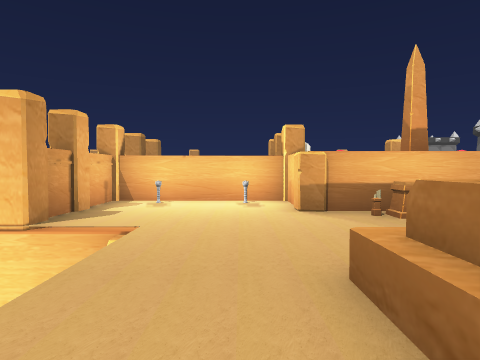
[1] (above)

16 first-person views from a walk through a scene from a Unity 3-D project. The camera is 1.5 m above the floor, tilts 2° down and sees 75° across. The floor is counted in squares, 2 m on a side. Each view is taken from the middle of a square. On the plan, view 1 faces up. The plan holds only what a view shows up to about 10 squares ahead; the rest is blank. The place goes on beyond the plan. The player is left out. Some animated figures are left out. Door leaves are left out, so doorways stand open.

[2]
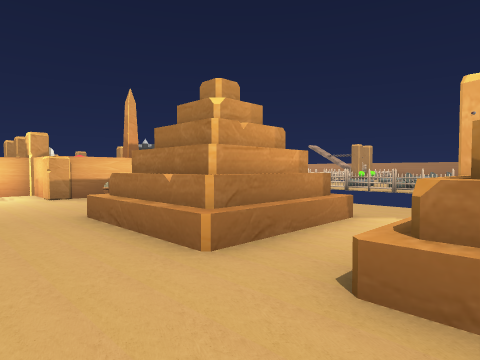

[3]
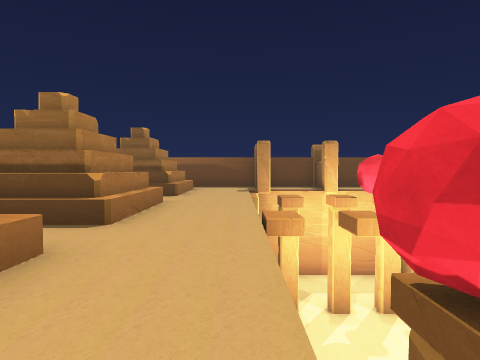

[4]
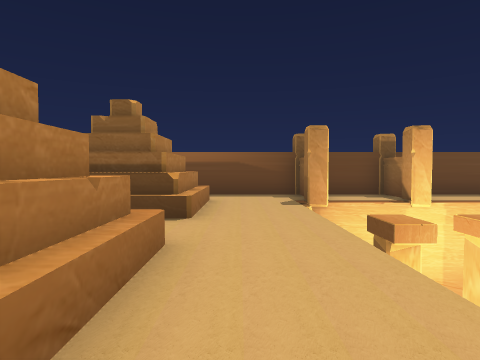

[5]
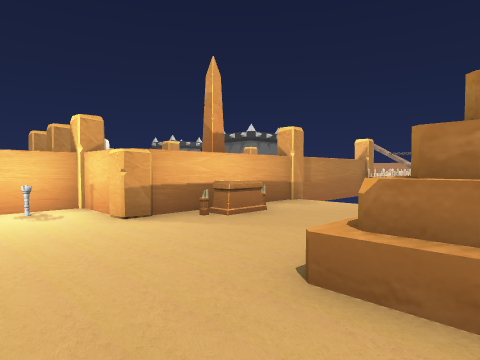

[6]
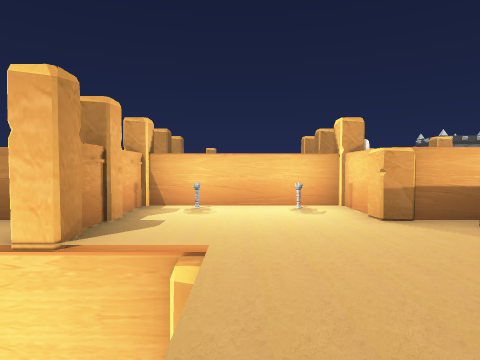

[7]
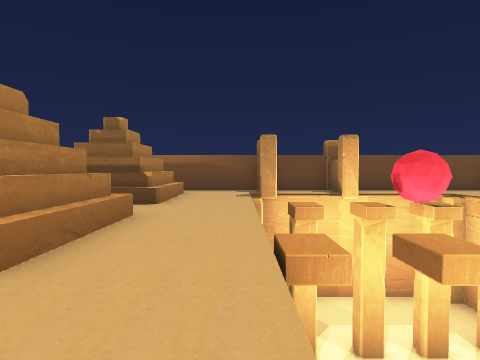

[8]
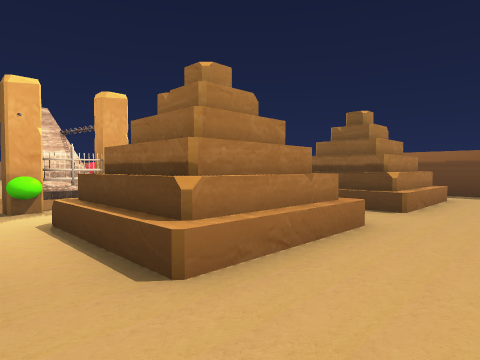

[9]
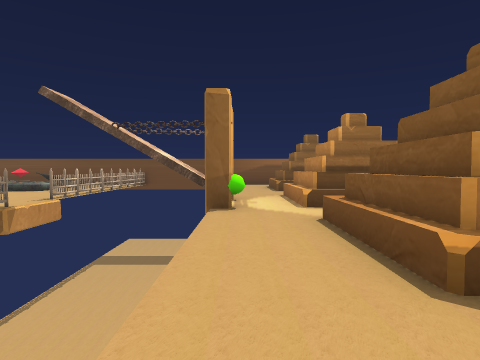

[10]
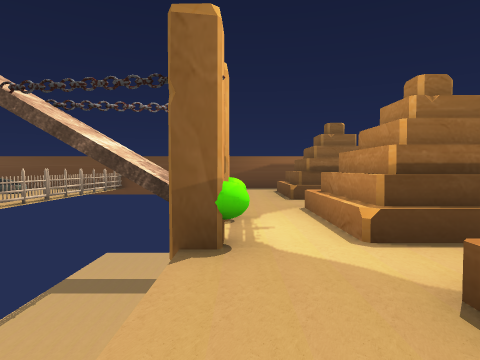

[11]
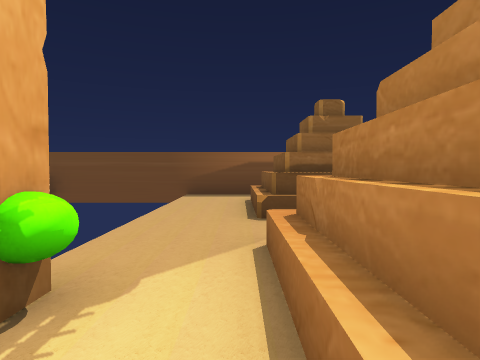

[12]
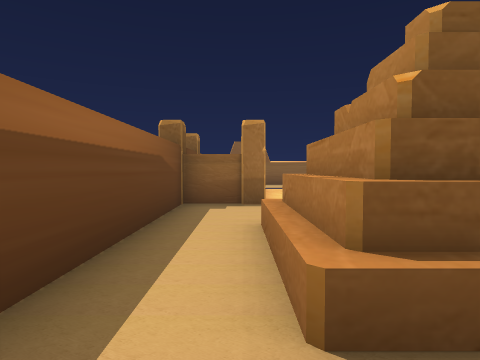

[13]
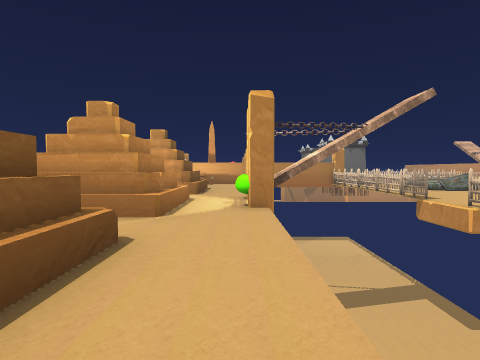

[14]
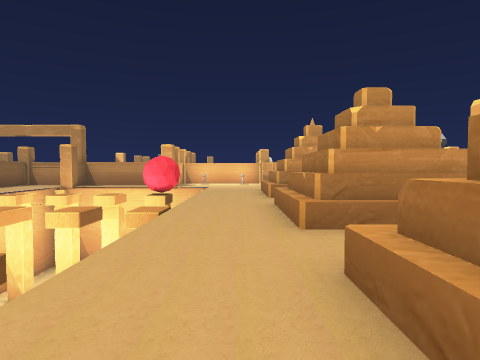

[15]
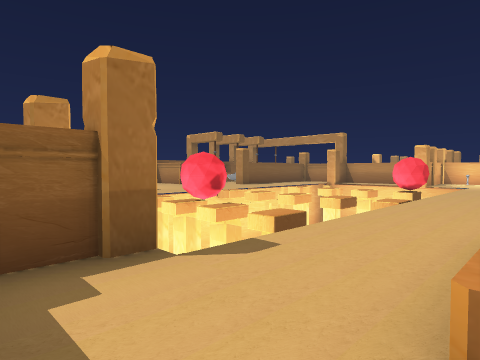

[16]
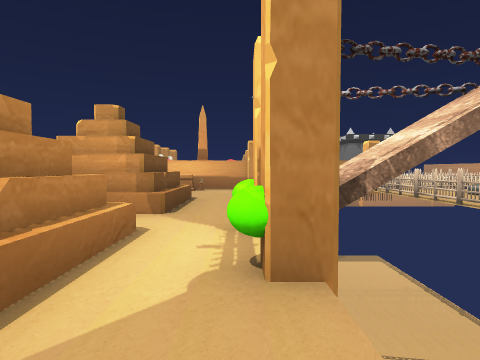

### Floor plan
Key: @ floor where view 1 was taken; # wall or solid block; . main floor; - floor 6.5 m lower than the main floor; = window, fence, low wall or low ledge; ^ raised ledge; v drop or lower ground; C column; T torch; A altar; G gate; O other object.
Columns run from 5 left of view 1 to 8 right of it. Each row starts with its distance up from view 1.
  9       C
  8   ####C
  7  ##O.T#OO
  6 ##C...C## #C
  5  .#....OA..
  4  vCv.......  v
  3     .......v v
  2     ..^^^..v v
  1   OO..###..v v
  0 vvOO.@^##..v v
 -1     .......v v
 -2     ..=...#Cvv
 -3     ..###.G^-v
 -4  vv ..###.#O v
 -5 vvv ..^^^..v v
 -6 Ovvv.......v v
 -7 Ovvv..^#^..v v
 -8 vvv ..###..v v
 -9 vvvC..^##..v v
-10 CC.C.......
-11  C#C.......###
-12     ########

Positions as (right, up) in squares from view 1, and headings:
1: (0, 0), facing up
2: (-1, -3), facing up-right
3: (-1, 2), facing down
4: (0, -2), facing down
5: (-1, 1), facing up-right
6: (-1, 1), facing up
7: (-1, 0), facing down
8: (-1, -1), facing down-right
9: (5, 4), facing down
10: (5, 1), facing down
11: (4, -2), facing down
12: (5, -10), facing left
13: (5, -10), facing up
14: (0, -9), facing up
15: (1, -11), facing up-left
16: (5, -6), facing up
